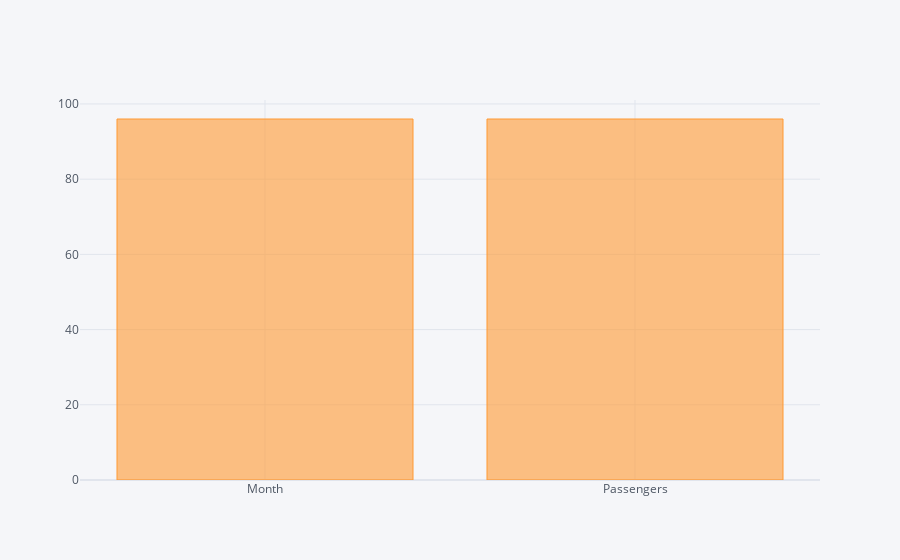

Write notebook code for a chart like this one.
### Code cell
airline.count().iplot(kind = 'bar')

### Figure 1 — Plotly figure (JSON) as saved in the notebook; plotly's stock layout.template omitted (floating-point values rounded to 4 significant figures)
{"data": [{"marker": {"color": "rgba(255, 153, 51, 0.6)", "line": {"color": "rgba(255, 153, 51, 1.0)", "width": 1}}, "name": "None", "orientation": "v", "text": "", "type": "bar", "x": ["Month", "Passengers"], "y": [96, 96]}], "layout": {"legend": {"bgcolor": "#F5F6F9", "font": {"color": "#4D5663"}}, "paper_bgcolor": "#F5F6F9", "plot_bgcolor": "#F5F6F9", "title": {"font": {"color": "#4D5663"}}, "xaxis": {"gridcolor": "#E1E5ED", "showgrid": true, "tickfont": {"color": "#4D5663"}, "title": {"font": {"color": "#4D5663"}, "text": ""}, "zerolinecolor": "#E1E5ED"}, "yaxis": {"gridcolor": "#E1E5ED", "showgrid": true, "tickfont": {"color": "#4D5663"}, "title": {"font": {"color": "#4D5663"}, "text": ""}, "zerolinecolor": "#E1E5ED"}}}
